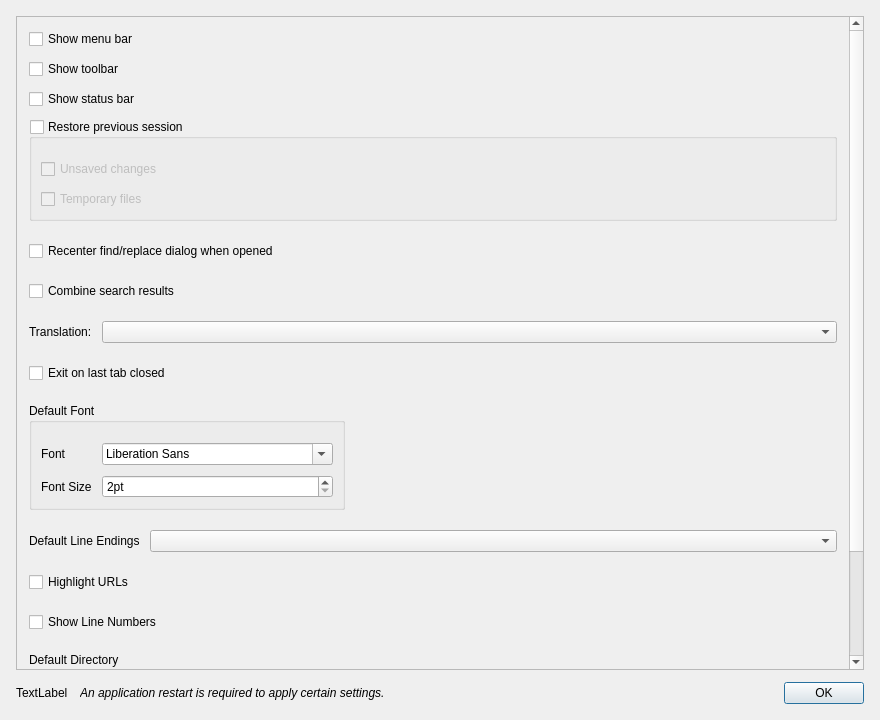
<?xml version="1.0" encoding="UTF-8"?>
<ui version="4.0">
 <class>PreferencesDialog</class>
 <widget class="QDialog" name="PreferencesDialog">
  <property name="geometry">
   <rect>
    <x>0</x>
    <y>0</y>
    <width>880</width>
    <height>720</height>
   </rect>
  </property>
  <property name="windowTitle">
   <string>Preferences</string>
  </property>
<layout class="QVBoxLayout" name="verticalLayout">
    <property name="spacing">
     <number>12</number>
    </property>
    <property name="leftMargin">
     <number>16</number>
    </property>
    <property name="topMargin">
     <number>16</number>
    </property>
    <property name="rightMargin">
     <number>16</number>
    </property>
    <property name="bottomMargin">
     <number>16</number>
    </property>
    <item>
     <widget class="QScrollArea" name="scrollArea">
     <property name="widgetResizable">
      <bool>true</bool>
     </property>
     <widget class="QWidget" name="scrollAreaWidgetContents">
      <property name="geometry">
       <rect>
        <x>0</x>
        <y>-99</y>
        <width>769</width>
        <height>644</height>
       </rect>
      </property>
<layout class="QVBoxLayout" name="verticalLayout_4">
        <property name="spacing">
         <number>20</number>
        </property>
        <property name="leftMargin">
         <number>12</number>
        </property>
        <property name="topMargin">
         <number>12</number>
        </property>
        <property name="rightMargin">
         <number>12</number>
        </property>
        <property name="bottomMargin">
         <number>12</number>
        </property>
        <item>
        <layout class="QVBoxLayout" name="verticalLayout_2">
         <property name="spacing">
          <number>10</number>
         </property>
         <item>
          <widget class="QCheckBox" name="checkBoxMenuBar">
           <property name="text">
            <string>Show menu bar</string>
           </property>
          </widget>
         </item>
         <item>
          <widget class="QCheckBox" name="checkBoxToolBar">
           <property name="text">
            <string>Show toolbar</string>
           </property>
          </widget>
         </item>
         <item>
          <widget class="QCheckBox" name="checkBoxStatusBar">
           <property name="text">
            <string>Show status bar</string>
           </property>
          </widget>
         </item>
         <item>
          <widget class="QGroupBox" name="gbxRestorePreviousSession">
           <property name="title">
            <string>Restore previous session</string>
           </property>
           <property name="checkable">
            <bool>true</bool>
           </property>
           <property name="checked">
            <bool>false</bool>
           </property>
<layout class="QVBoxLayout" name="verticalLayout_3">
             <property name="spacing">
              <number>10</number>
             </property>
             <property name="topMargin">
              <number>20</number>
             </property>
             <item>
              <widget class="QCheckBox" name="checkBoxUnsavedFiles">
              <property name="text">
               <string>Unsaved changes</string>
              </property>
             </widget>
            </item>
            <item>
             <widget class="QCheckBox" name="checkBoxRestoreTempFiles">
              <property name="text">
               <string>Temporary files</string>
              </property>
             </widget>
            </item>
           </layout>
          </widget>
         </item>
        </layout>
       </item>
       <item>
        <widget class="QCheckBox" name="checkBoxRecenterSearchDialog">
         <property name="text">
          <string>Recenter find/replace dialog when opened</string>
         </property>
        </widget>
       </item>
       <item>
        <widget class="QCheckBox" name="checkBoxCombineSearchResults">
         <property name="text">
          <string>Combine search results</string>
         </property>
        </widget>
       </item>
       <item>
        <layout class="QFormLayout" name="formLayout">
         <property name="spacing">
          <number>10</number>
         </property>
         <property name="labelAlignment">
          <set>Qt::AlignLeading|Qt::AlignLeft|Qt::AlignVCenter</set>
         </property>
         <property name="formAlignment">
          <set>Qt::AlignLeading|Qt::AlignLeft|Qt::AlignTop</set>
         </property>
         <item row="0" column="1">
          <widget class="QComboBox" name="comboBoxTranslation"/>
         </item>
         <item row="0" column="0">
          <widget class="QLabel" name="label">
           <property name="text">
            <string>Translation:</string>
           </property>
          </widget>
         </item>
        </layout>
       </item>
       <item>
        <widget class="QCheckBox" name="checkBoxExitOnLastTabClosed">
         <property name="text">
          <string>Exit on last tab closed</string>
         </property>
        </widget>
       </item>
       <item>
        <layout class="QHBoxLayout" name="horizontalLayout">
         <property name="spacing">
          <number>10</number>
         </property>
         <item>
          <widget class="QGroupBox" name="groupBox">
           <property name="title">
            <string>Default Font</string>
           </property>
<layout class="QFormLayout" name="formLayout_2">
             <property name="spacing">
              <number>10</number>
             </property>
             <property name="topMargin">
              <number>20</number>
             </property>
             <item row="1" column="0">
             <widget class="QLabel" name="label_2">
              <property name="text">
               <string>Font</string>
              </property>
             </widget>
            </item>
            <item row="1" column="1">
             <widget class="QFontComboBox" name="fcbDefaultFont"/>
            </item>
            <item row="3" column="0">
             <widget class="QLabel" name="label_3">
              <property name="text">
               <string>Font Size</string>
              </property>
             </widget>
            </item>
            <item row="3" column="1">
             <widget class="QSpinBox" name="spbDefaultFontSize">
              <property name="suffix">
               <string>pt</string>
              </property>
              <property name="minimum">
               <number>2</number>
              </property>
              <property name="maximum">
               <number>48</number>
              </property>
             </widget>
            </item>
           </layout>
          </widget>
         </item>
         <item>
          <spacer name="horizontalSpacer">
           <property name="orientation">
            <enum>Qt::Horizontal</enum>
           </property>
           <property name="sizeHint" stdset="0">
            <size>
             <width>40</width>
             <height>20</height>
            </size>
           </property>
          </spacer>
         </item>
        </layout>
       </item>
       <item>
        <layout class="QFormLayout" name="formLayout_3">
         <property name="spacing">
          <number>10</number>
         </property>
         <item row="0" column="0">
          <widget class="QLabel" name="label_4">
           <property name="text">
            <string>Default Line Endings</string>
           </property>
          </widget>
         </item>
         <item row="0" column="1">
          <widget class="QComboBox" name="comboBoxLineEndings"/>
         </item>
        </layout>
       </item>
       <item>
        <widget class="QCheckBox" name="checkBoxHighlightURLs">
         <property name="text">
          <string>Highlight URLs</string>
         </property>
        </widget>
       </item>
       <item>
        <widget class="QCheckBox" name="checkBoxShowLineNumbers">
         <property name="text">
          <string>Show Line Numbers</string>
         </property>
        </widget>
       </item>
       <item>
        <widget class="QGroupBox" name="groupBox_2">
         <property name="title">
          <string>Default Directory</string>
         </property>
         <layout class="QVBoxLayout" name="verticalLayout_5">
          <property name="spacing">
           <number>10</number>
          </property>
          <property name="topMargin">
           <number>20</number>
          </property>
          <item>
           <widget class="QRadioButton" name="radioFollowCurrentDirectory">
            <property name="text">
             <string>Follow Current Document</string>
            </property>
           </widget>
          </item>
          <item>
           <widget class="QRadioButton" name="radioLastUsedDirectory">
            <property name="text">
             <string>Last Used Directory</string>
            </property>
           </widget>
          </item>
          <item>
<layout class="QHBoxLayout" name="horizontalLayout_2">
            <property name="spacing">
             <number>10</number>
            </property>
            <item>
             <widget class="QRadioButton" name="radioHardCoded">
              <property name="text">
               <string/>
              </property>
             </widget>
            </item>
            <item>
             <widget class="QLineEdit" name="txtHardCodedPath"/>
            </item>
            <item>
             <widget class="QToolButton" name="btnSelectHardCodedPath">
              <property name="text">
               <string>...</string>
              </property>
             </widget>
            </item>
           </layout>
          </item>
         </layout>
        </widget>
       </item>
       <item>
        <spacer name="verticalSpacer">
         <property name="orientation">
          <enum>Qt::Vertical</enum>
         </property>
         <property name="sizeHint" stdset="0">
          <size>
           <width>20</width>
           <height>40</height>
          </size>
         </property>
        </spacer>
       </item>
      </layout>
     </widget>
    </widget>
   </item>
   <item>
    <layout class="QHBoxLayout" name="layoutAppRestart">
     <item>
      <widget class="QLabel" name="labelAppRestartIcon">
       <property name="text">
        <string>TextLabel</string>
       </property>
      </widget>
     </item>
     <item>
      <widget class="QLabel" name="labelAppRestart">
       <property name="font">
        <font>
         <italic>true</italic>
        </font>
       </property>
       <property name="text">
        <string>An application restart is required to apply certain settings.</string>
       </property>
      </widget>
     </item>
     <item>
      <widget class="QDialogButtonBox" name="buttonBox">
       <property name="orientation">
        <enum>Qt::Horizontal</enum>
       </property>
       <property name="standardButtons">
        <set>QDialogButtonBox::Ok</set>
       </property>
      </widget>
     </item>
    </layout>
   </item>
  </layout>
 </widget>
 <resources/>
 <connections>
  <connection>
   <sender>buttonBox</sender>
   <signal>accepted()</signal>
   <receiver>PreferencesDialog</receiver>
   <slot>accept()</slot>
   <hints>
    <hint type="sourcelabel">
     <x>792</x>
     <y>586</y>
    </hint>
    <hint type="destinationlabel">
     <x>157</x>
     <y>274</y>
    </hint>
   </hints>
  </connection>
  <connection>
   <sender>buttonBox</sender>
   <signal>rejected()</signal>
   <receiver>PreferencesDialog</receiver>
   <slot>reject()</slot>
   <hints>
    <hint type="sourcelabel">
     <x>792</x>
     <y>586</y>
    </hint>
    <hint type="destinationlabel">
     <x>286</x>
     <y>274</y>
    </hint>
   </hints>
  </connection>
 </connections>
</ui>
